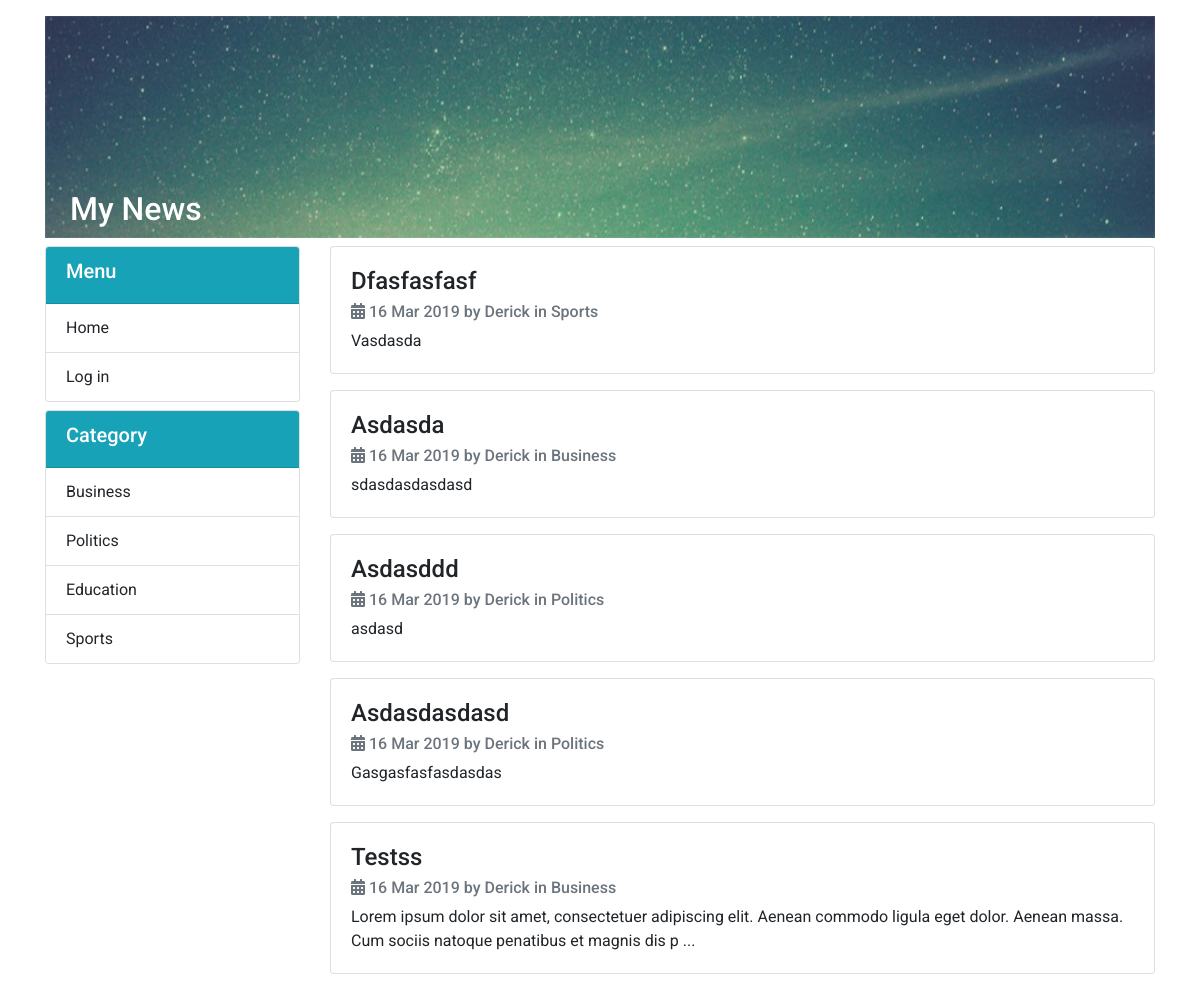
The page / on the database its author committed.
### tables this page shows
CREATE TABLE `categories` (
  `id` int(11) NOT NULL,
  `name` varchar(255) NOT NULL,
  `created_at` timestamp NOT NULL DEFAULT CURRENT_TIMESTAMP
);

CREATE TABLE `news` (
  `id` int(11) NOT NULL,
  `title` longtext NOT NULL,
  `content` longtext NOT NULL,
  `created_by` int(11) NOT NULL,
  `category_id` int(11) NOT NULL,
  `created_at` timestamp NOT NULL DEFAULT CURRENT_TIMESTAMP,
  `updated_at` timestamp NOT NULL DEFAULT CURRENT_TIMESTAMP ON UPDATE CURRENT_TIMESTAMP
);

CREATE TABLE `users` (
  `id` int(11) NOT NULL,
  `firstname` varchar(255) NOT NULL,
  `lastname` varchar(255) NOT NULL,
  `username` varchar(255) NOT NULL,
  `email` varchar(255) NOT NULL,
  `password` varchar(255) NOT NULL,
  `salt` varchar(255) NOT NULL,
  `contact` varchar(255) NOT NULL,
  `address` varchar(255) NOT NULL,
  `active` tinyint(4) NOT NULL,
  `created_at` timestamp NOT NULL DEFAULT CURRENT_TIMESTAMP
);

### core/base.php (called while the page is built, shortened)
<?php
    $baseUrl = "./";
?>

### core/config.php (called while the page is built, shortened)
<?php
    include 'base.php';
    $cssPath = $baseUrl."assets/css";
    $imagePath = $baseUrl."assets/images";
?>

### core/auth/auth.php (called while the page is built, shortened)
<?php
	function logged_in() {
		if(isset($_SESSION['id'])) {
			return true;
		} else {
			return false;
		}
	}
?>

### core/categories.php (called while the page is built, shortened)
<?php
    function getAllCategories() {
        global $connect;
        $sql = "SELECT *  FROM categories";
        $query = $connect->query($sql);
        if ($query->num_rows > 0)
        {
            return $query;
        } else {
            return false;
        }
    }
?>

### core/news.php (called while the page is built, shortened)
<?php
	function getAllNews($category) {
		global $connect;
		$sql = "SELECT news.id, news.title, news.content, news.created_by, news.created_at, users.firstname, users.lastname, categories.name AS category_name, categories.id AS category_id FROM news JOIN users ON news.created_by = users.id JOIN categories ON news.category_id = categories.id";
		$sql .= " ORDER BY news.created_at DESC";
		$query = $connect->query($sql);
		if ($query != false && $query->num_rows > 0)
		{
			return $query;
		} else {
			return false;
		}
	}
?>

### index.php (the view, shortened to what this page needs)
<?php
	require './core/config.php';
	require './core/auth/auth.php';
	require './core/news.php';
	require './core/categories.php';
?>
<!DOCTYPE html>
<html>
<head>
	<?php require_once './includes/assets.php'; ?>
</head>
<body>
	<div class="container pt-3 pb-3">
		<div class="row">
			<?php require_once './includes/header.php'; ?>
			<?php require_once './includes/sidebar.php'; ?>
			<div class="col-md-9 col-xs-12">
				<div class="row">
					<?php
						$category = false;
						$result = getAllNews($category);
						if ($result != false)
						{
							while($row = $result->fetch_assoc())
							{
								$newsId = $row["id"];
								$newsTitle = $row["title"];
								$newsContent = $row["content"];
								$newsCreator = $row["firstname"];
								$newsCreated = $row["created_at"];
								$newsCategory = $row["category_name"];
								$newsCategoryId = $row["category_id"];
					?>
						<div class="col-md-12 pb-3">
							<div class="card">
								<div class="card-body">
									<h4 class="card-title">
									<a href="./berita/<?php echo $newsId; ?>"><?php echo $newsTitle; ?></a>
									</h4>
									<h6 class="card-subtitle mb-2 text-muted">
										<i class="fa fa-calendar-alt"></i> <?php echo date("d M Y", strtotime($newsCreated)) ?>
										by <a href="#"><?php echo ucfirst($newsCreator); ?></a>
										in <a href="./index.php?category=<?php echo $newsCategoryId; ?>"><?php echo $newsCategory; ?></a>
									</h6>
									<p class="card-text"><?php echo strlen($newsContent) > 150 ? substr($newsContent,0,150)." ..." : $newsContent; ?></p>
								</div>
							</div>
						</div>
					<?php
							}
						} else {
					?>
						<div class="col-md-12 pb-3 text-center text-muted">
							<h4>There is no post under this category</h4>
						</div>
					<?php
						}
					?>
				</div>
			</div>
		</div>
	</div>
</body>
</html>

### includes/assets.php (shortened to what this page needs)
<link rel="stylesheet" type="text/css" media="screen" href="<?php echo $cssPath . '/bootstrap.min.css'; ?>">
<link rel="stylesheet" type="text/css" media="screen" href="<?php echo $cssPath . '/all.min.css'; ?>">
<link rel="stylesheet" type="text/css" media="screen" href="<?php echo $cssPath . '/custom.css'; ?>">

### includes/header.php
<div class="col-md-12 col-xs-12 pb-2">
	<img src="<?php echo $imagePath.'/header.jpeg'; ?>" class="img-fluid" alt="" width="100%">
	<div class="header-text">
		<h2>My News</h2>
	</div>
</div>

### includes/sidebar.php (shortened to what this page needs)
<div class="col-md-3 col-xs-12">
	<div class="row">
		<div class="col-md-12 pb-2">
			<div class="card">
				<div class="card-header bg-info text-white">
					<h5>Menu</h3>
				</div>
				<ul class="list-group list-group-flush">
					<li class="list-group-item"><a href="<?php echo $baseUrl; ?>">Home</a></li>
					<?php
						if (logged_in() === FALSE)
						{
					?>
						<li class="list-group-item"><a href="<?php echo $baseUrl.'login.php'; ?>">Log in</a></li>
					<?php
						}
					?>
				</ul>
			</div>
		</div>
		<div class="col-md-12">
			<div class="card">
				<div class="card-header bg-info text-white">
					<h5>Category</h3>
				</div>
				<ul class="list-group list-group-flush">
				<?php
					$result = getAllCategories();
					if ($result != false)
					{
						while($row = $result->fetch_assoc())
						{
							$categoriesId = $row["id"];
							$categoriesName = $row["name"];
				?>
					<li class="list-group-item">
						<a href="./index.php?category=<?php echo $categoriesId; ?>">
							<?php echo $categoriesName; ?>
						</a>
					</li>
				<?php
						}
					}
				?>
				</ul>
			</div>
		</div>
	</div>
</div>

### assets/css/custom.css (style rules this page uses)
* { font-family: 'Roboto', sans-serif; }
a { text-decoration: none; color: inherit; }
.header-text { position: absolute; left: 40px; bottom: 10px; color: white; }

### rows shown on the page
categories: name "Business"
categories: name "Politics"
categories: name "Education"
categories: name "Sports"
news: title "Dfasfasfasf", created_at "16 Mar 2019", users.firstname "Derick", category.name "Sports", content "Vasdasda"
news: title "Asdasda", created_at "16 Mar 2019", users.firstname "Derick", category.name "Business", content "sdasdasdasdasd"
news: title "Asdasddd", created_at "16 Mar 2019", users.firstname "Derick", category.name "Politics", content "asdasd"
news: title "Asdasdasdasd", created_at "16 Mar 2019", users.firstname "Derick", category.name "Politics", content "Gasgasfasfasdasdas"
news: title "Testss", created_at "16 Mar 2019", users.firstname "Derick", category.name "Business", content "Lorem ipsum dolor sit amet, consectetuer adipiscing elit. Aenean commodo ligula eget dolor. Aenean massa. Cum sociis natoque penatibus et magnis dis p"
